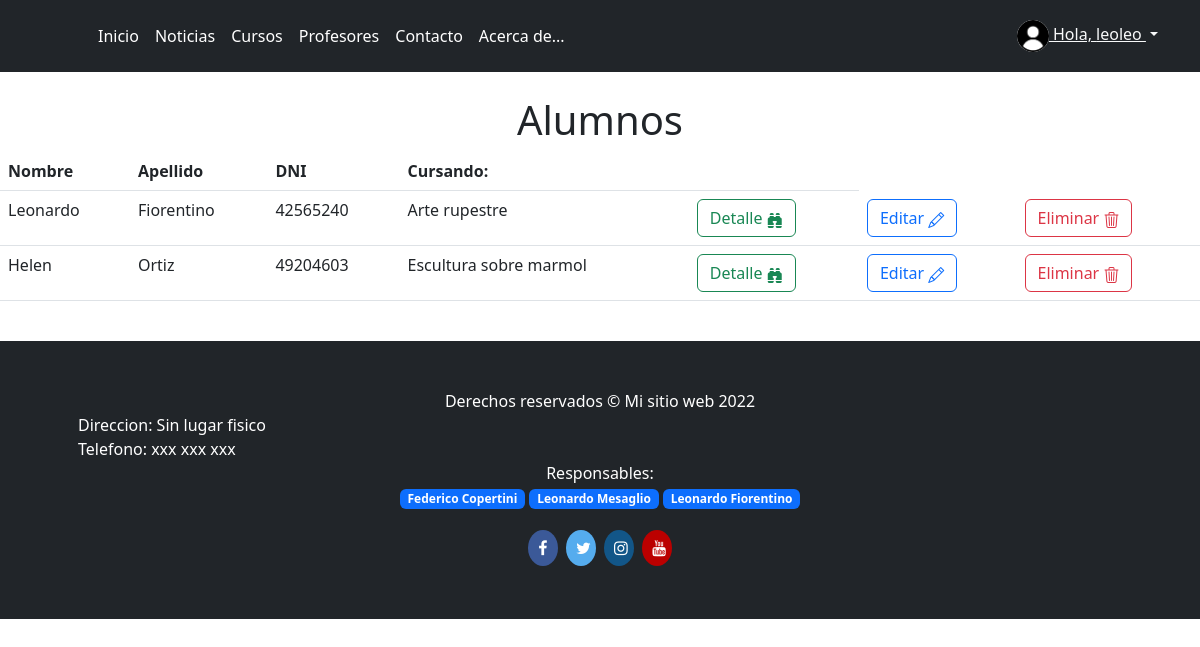
Before: /estudiantes_list (signed in) with the older database file.
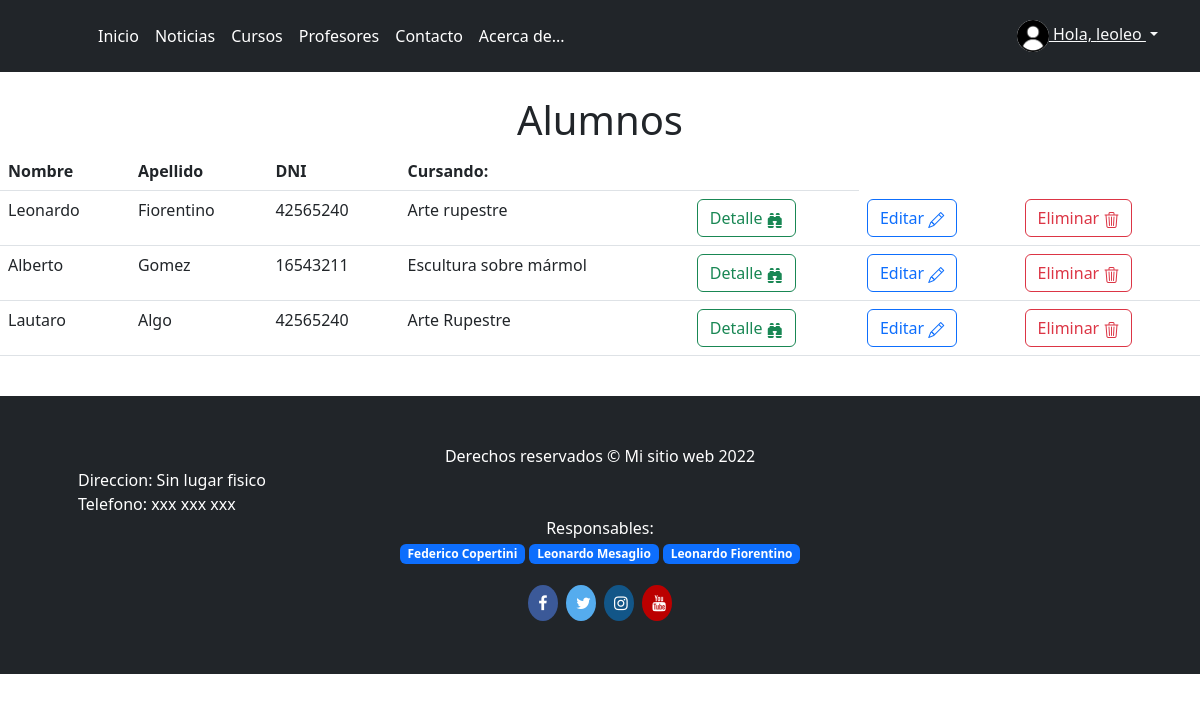
After: the same page with the newer database file.
### Academia_Arte/models.py (models this page shows)
class Avatar(models.Model):
    usuario = models.OneToOneField(User, on_delete=models.CASCADE)
    imagen = models.ImageField(upload_to="images/", blank=True, null=True)

class Estudiante(models.Model):
    usuario = models.OneToOneField(User, on_delete=models.CASCADE, blank=True, null=True)
    nombre_estudiante = models.CharField(max_length=40)
    apellido_estudiante = models.CharField(max_length=30)
    email_estudiante =  models.EmailField()
    dni_estudiante = models.CharField(max_length=12)
    curso_estudiante = models.CharField(max_length=50)

### Academia_Arte/views.py (the view)
# urls.py: path('estudiantes_list', EstudiantesList.as_view(), name="estudiantes_list"),
class EstudiantesList(ListView,LoginRequiredMixin):
    model = Estudiante
    template_name = "Academia_Arte/estudiantes_list.html"

### Academia_Arte/templates/Academia_Arte/estudiantes_list.html
{% extends "Academia_Arte/base.html" %}
{% block content %}
<br>
<h1 class="col text-center" >Alumnos</h1>
<table class="table">
   <thead class="thead-dark">
     <tr>
       <th scope="col">Nombre</th>
       <th scope="col">Apellido</th>
       <th scope="col">DNI</th>
       <th scope="col">Cursando:</th>
       <th scope="col"></th>
     </tr>
   </thead>
   <tbody><div style="text-align:center;">
       {% for n in object_list %}
           <tr>
               <td>{{ n.nombre_estudiante }}</td>
               <td>{{ n.apellido_estudiante }}</td>
               <td>{{ n.dni_estudiante }}</td>
               <td>{{ n.curso_estudiante }}</td>
               <td><a type="button" class="btn btn-outline-success" href="{% url 'estudiante_detail' n.id %}">Detalle <i class="bi bi-binoculars-fill"></i></a></td>
               <td><a type="button" class="btn btn-outline-primary" href="{% url 'estudiante_update' n.id %}">Editar <i class="bi bi-pencil"></i></a></td>
               <td><a type="button" class="btn btn-outline-danger" href="{% url 'estudiante_delete' n.id %}">Eliminar <i class="bi bi-trash3"></i></a></td>
           </tr></div>
       {% endfor %}
   </tbody>
</table>
<br>
{% endblock %}

### Academia_Arte/templates/Academia_Arte/base.html (shortened to what this page needs)
{% load static %}
<!doctype html>
<html lang="es">
<head>
    <link rel="stylesheet" href="https://cdn.jsdelivr.net/npm/bootstrap-icons@1.9.1/font/bootstrap-icons.css">
    <link href="{% static 'assets/dist/css/bootstrap.min.css' %}" rel="stylesheet">
    <link href="{% static 'css/headers.css' %}" rel="stylesheet">
</head>
<body>
    <main>
        <header class="p-3 bg-dark text-white">
            <div class="container">
                <div class="d-flex flex-wrap align-items-center justify-content-center justify-content-lg-start">
                    <a href="/" class="d-flex align-items-center mb-2 mb-lg-0 text-white text-decoration-none">
                        <svg class="bi me-2" width="40" height="32" role="img" aria-label="Bootstrap">
                            <use xlink:href="#bootstrap" />
                        </svg>
                    </a>
                    <ul class="nav col-12 col-lg-auto me-lg-auto mb-2 justify-content-center mb-md-0">
                        <li><a href="{% url 'inicio' %}" class="nav-link px-2 text-white">Inicio</a></li>
                        <li><a href="{% url 'noticias' %}"class="nav-link px-2 text-white">Noticias</a></li>
                        <li><a href="{% url 'cursos' %}" class="nav-link px-2 text-white">Cursos</a></li>
                        <li><a href="{% url 'profesores' %}" class="nav-link px-2 text-white">Profesores</a></li>
                        <li><a href="{% url 'contacto' %}" class="nav-link px-2 text-white">Contacto</a></li>
                        <li><a href="{% url 'acerca_de' %}" class="nav-link px-2 text-white">Acerca de...</a></li>
                    </ul>
                    {% if user.is_authenticated %}
                    <div class="dropdown text-end">
                        <a href="#" class="d-block link-dark text-light dropdown-toggle" id="dropdownUser1" data-bs-toggle="dropdown" aria-expanded="false">
                            <img src="{{user.avatar.imagen.url}}" alt="" width="32" height="32" class="rounded-circle">
                            Hola, {{user}}
                        </a>
                    </div>
                    {% else %}
                    <div class="text-end">
                    <a href="{% url 'login' %}" type="submit" class="btn btn-outline-light me-2">Iniciar sesion</a>
                    <a href="{% url 'register' %}" type="submit" class="btn btn-outline-primary">Registrate</a>
                    </div>
                    {% endif %}
                </div>
            </div>
        </header>
    </main>
    {% block content %}
    {% endblock %}
    <link rel="stylesheet" href="https://cdnjs.cloudflare.com/ajax/libs/font-awesome/4.7.0/css/font-awesome.min.css">
    <footer class="py-5 bg-dark">
        <div class="container px-5">
            <p class="m-0 text-center text-white">Derechos reservados &copy; Mi sitio web 2022</p>
        </div>
        <div class="container px-5">
            <p class="m-0 text-lefth text-white">Direccion: Sin lugar fisico</p>
        </div>
        <div class="container px-5">
            <p class="m-0 text-lefth text-white">Telefono: xxx xxx xxx</p>
        </div>
        <div class="container px-5">
            <center><p class="m-0 text-lefth text-white">Responsables:
                <p><span class="badge badge-pill bg-primary">Federico Copertini</span>
                <span class="badge badge-pill bg-primary">Leonardo Mesaglio</span>
                <span class="badge badge-pill bg-primary">Leonardo Fiorentino</span></P>
            </center>
            </p></div>
        <center><div class="container">
            <a href="https://facebook.com" class="fa fa-facebook"></a>
        <a href="https://twitter.com" class="fa fa-twitter"></a>
        <a href="https://instagram.com" class="fa fa-instagram"></a>
        <a href="https://youtube.com" class="fa fa-youtube"></a>
        </div></center>
    </footer>
</body>
</html>

### static/css/headers.css (style rules this page uses)
.dropdown-toggle { outline: 0; }

### Academia_Arte/templates/Academia_Arte/base.html (style rules this page uses)
.fa { padding: 10px; font-size: 30px; width: 30px; text-align: center; text-decoration: none; margin: 5px 2px; border-radius:50% }
.fa-facebook { background: #3B5998; color: white; }
.fa-twitter { background: #55ACEE; color: white; }
.fa-youtube { background: #bb0000; color: white; }
.fa-instagram { background: #125688; color: white; }
.bi { vertical-align: -.125em; fill: currentColor; }

Changed rows visible on the page:
removed Estudiante: nombre_estudiante "Helen", apellido_estudiante "Ortiz", dni_estudiante "49204603", curso_estudiante "Escultura sobre marmol"
added Estudiante: nombre_estudiante "Alberto", apellido_estudiante "Gomez", dni_estudiante "16543211", curso_estudiante "Escultura sobre mármol"
added Estudiante: nombre_estudiante "Lautaro", apellido_estudiante "Algo", dni_estudiante "42565240", curso_estudiante "Arte Rupestre"
